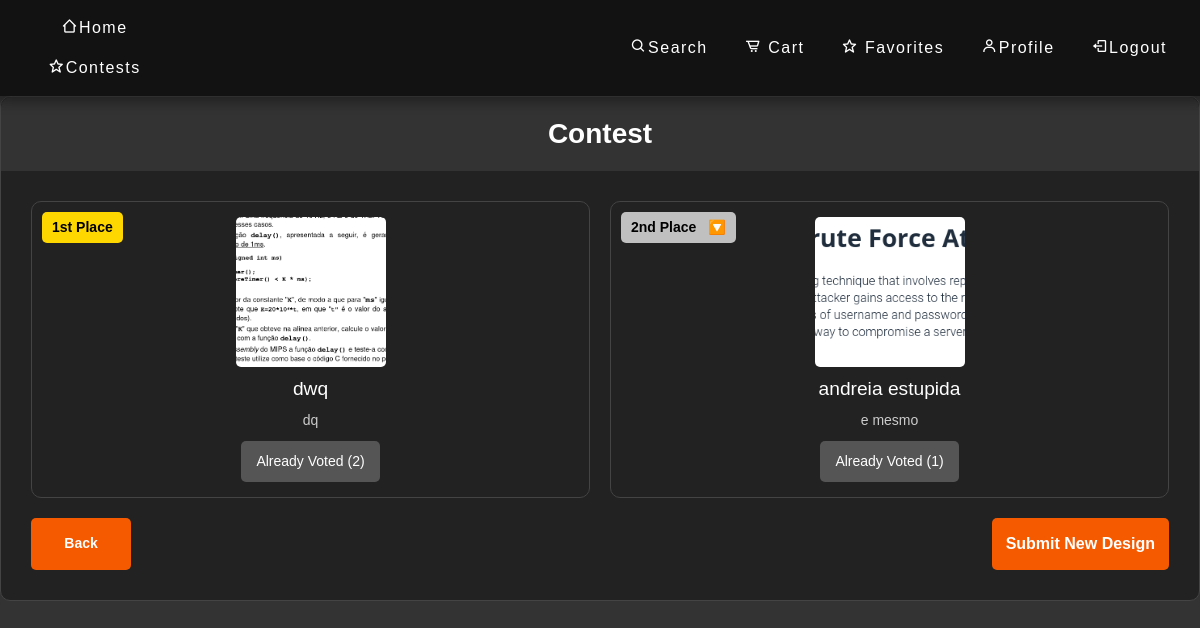
Page /contests (signed in) on the committed database.
### app_org/models.py (models this page shows)
class Submission(db.Model):
    id = db.Column(db.Integer, primary_key=True)
    name = db.Column(db.String(100))
    description = db.Column(db.String(1000))
    image = db.Column(db.String(100), nullable=False)
    approved = db.Column(db.Boolean, default=False)
    votes = db.Column(db.Integer, default=0)
    user_id = db.Column(db.Integer, db.ForeignKey('user.id'), nullable=False)
    user = db.relationship('User', backref=db.backref('submissions', lazy=True))

### app_org/main.py (the view)
@main.route('/contests', methods=['GET'])
@login_required
def contests():
    user = User.query.filter_by(id=current_user.id).first()
    if user.isAdmin:
        return redirect(url_for('main.concurso'))
    submissions = Submission.query.filter_by(approved=True).order_by(Submission.votes.desc()).all()
    user_votes = Vote.query.filter_by(user_id=user.id).all()
    voted_submission_ids = {vote.submission_id for vote in user_votes}
    return render_template('contests.html', user=user, submissions=submissions, voted_submission_ids=voted_submission_ids)

### app_org/templates/contests.html (shortened to what this page needs)
{% extends 'base.html' %}
{% block styles %}
<link rel="stylesheet" href="{{ url_for('static', filename='css/contests.css') }}">
{% endblock %}
{% block content %}
{% include 'navbar.html' %}
<div class="contests-container">
    <header>
        <h1>Contest</h1>
    </header>
    <div class="submissions-grid" id="submissions-grid">
        {% for submission in submissions %}
        {% if submission.approved %}
        <div class="submission {% if loop.index0 == 0 %}first{% elif loop.index0 == 1 %}second{% elif loop.index0 == 2 %}third{% endif %}" data-votes="{{ submission.votes }}" style="animation-delay: {{ loop.index0 * 0.1 }}s">
            {% set position_map = ['1st Place', '2nd Place', '3rd Place'] %}
            <div class="position-label">
                {{ position_map[loop.index0] if loop.index0 < 3 else loop.index0 + 1 ~ 'th Place' }}
            </div>
            <img src="{{ url_for('static', filename='assets/' + submission.image) }}" alt="Submission T-shirt">
            <h2 class="submission-title">{{ submission.name | default('T-shirt Submission') }}</h2>
            <p class="submission-description">{{ submission.description | default('A custom T-shirt design') }}</p>
            <div class="submission-actions">
                {% if submission.id in voted_submission_ids %}
                    <button class="vote-btn voted" disabled>Already Voted ({{ submission.votes }})</button>
                {% else %}
                    <form action="/vote/{{ submission.id }}" method="POST" onsubmit="setTimeout(reorderSubmissionsWithAnimation, 100);">
                        <button class="vote-btn">Vote ✓ ({{ submission.votes }})</button>
                    </form>
                {% endif %}
            </div>
        </div>
        {% endif %}
        {% endfor %}
    </div>
    <div class="action-buttons">
        <button class="back-btn" onclick="history.back()">Back</button>
        <form action="/picture" method="GET" class="submit-form-right">
            <button class="submit-btn">Submit New Design</button>
        </form>
    </div>
</div>
{% endblock %}

### app_org/static/css/style.css (style rules this page uses)
body { background-color: #3b3b3b; color: #ffffff; text-align: center; }

### app_org/static/css/contests.css (style rules this page uses)
body { font-family: Arial, sans-serif; background-color: #333; margin: 0; padding: 0; color: #fff; }
.contests-container { max-width: 1200px; margin: 40px auto; background-color: #222; border-radius: 10px; border: 1px solid #444; padding: 30px; }
header { background-color: #333; color: white; padding: 20px; text-align: center; border-radius: 10px 10px 0 0; margin: -30px -30px 30px -30px; }
h1 { margin: 0; font-size: 28px; font-weight: bold; }
.submissions-grid { display: grid; grid-template-columns: repeat(auto-fit, minmax(200px, 1fr)); gap: 20px; margin-bottom: 20px; }
.submission { text-align: center; background-color: #222; border: 1px solid #444; border-radius: 10px; padding: 15px; transition: transform 0.3s, box-shadow 0.3s; position: relative; animation: slideUp 0.5s ease forwards; }
.submission img { width: 150px; height: 150px; object-fit: cover; border-radius: 5px; cursor: pointer; }
.submission-title { color: #fff; margin: 10px 0; font-size: 1.2rem; }
.submission-description { font-size: 14px; color: #ccc; margin: 10px 0; }
.position-label { position: absolute; top: 10px; left: 10px; background-color: #f55a00; color: #fff; padding: 5px 10px; border-radius: 5px; font-size: 14px; font-weight: bold; }
.submission:nth-child(1) .position-label { background-color: #FFD700; color: #000; }
.submission:nth-child(2) .position-label { background-color: #C0C0C0; color: #000; }
.submission-actions { display: flex; justify-content: center; gap: 10px; margin-top: 10px; }
.vote-btn { background-color: #333; color: #fff; padding: 10px 15px; border: none; border-radius: 5px; font-size: 14px; cursor: pointer; transition: background-color 0.3s ease, transform 0.3s ease; }
.vote-btn.voted, .vote-btn:disabled { background-color: #555; cursor: not-allowed; transform: none; }
.action-buttons { display: flex; justify-content: space-between; margin-top: 20px; }
.submit-form-right { display: inline-block; }
.back-btn { background-color: #f55a00; color: #fff; padding: 10px 15px; border: none; border-radius: 5px; font-size: 14px; font-weight: 600; cursor: pointer; transition: background-color 0.3s ease, transform 0.3s ease; width: 100px; }
.submit-btn { background-color: #f55a00; color: #fff; padding: 14px; border: none; border-radius: 5px; font-size: 16px; font-weight: 600; cursor: pointer; transition: background-color 0.3s ease, transform 0.3s ease; width: 100%; max-width: 200px; }

### rows in the picture
Submission: position_map "1st Place", image (picture), name "dwq", description "dq", votes "2"
Submission: position_map "2nd Place", image (picture), name "andreia estupida", description "e mesmo", votes "1"
